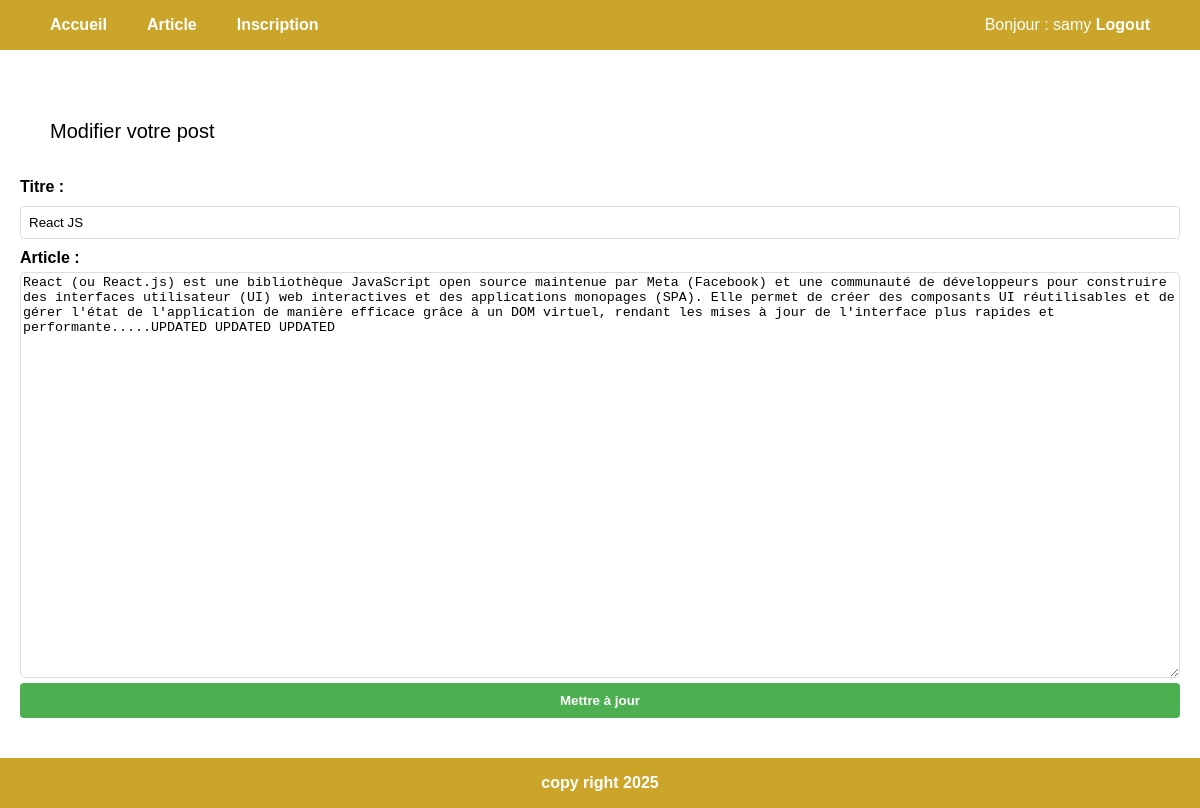
Page /post-edit.php?id=3 (signed in) on the committed database.
### tables this page shows
CREATE TABLE `forum` (
  `id_forum` int NOT NULL AUTO_INCREMENT,
  `titre` varchar(255) NOT NULL,
  `article` text NOT NULL,
  `date_creation` date NOT NULL,
  `utilisateur_id` int NOT NULL,
  PRIMARY KEY (`id_forum`),
  KEY `fk_Forum_utilisateur_idx` (`utilisateur_id`),
  CONSTRAINT `fk_Forum_Utilisateur` FOREIGN KEY (`utilisateur_id`) REFERENCES `utilisateur` (`id`)
);

### post-edit.php (the view, shortened to what this page needs)
<?php
require_once('db/connexion.php');
require_once('header.php');
$id_forum = (int) $_GET['id'];
$sql = "SELECT * FROM forum WHERE id_forum = $id_forum";
$result = mysqli_query($connexion, $sql);
if (!$post = mysqli_fetch_assoc($result)) {
  die("Post introuvable.");
}
?>
<h1>Modifier votre post</h1>
<div class="container__post">
  <form action="post-update.php" method="POST" class="form__post">
    <label for="titre">Titre :</label>
    <input type="text" id="titre" name="titre" value="<?= htmlspecialchars($post['titre']); ?>" required>
    <label for="article">Article :</label>
    <textarea id="article" name="article" rows="5" required><?= htmlspecialchars($post['article']); ?></textarea>
    <input type="submit" value="Mettre à jour" />
  </form>
</div>
<?php require_once('footer.php'); ?>

### css/style.css (style rules this page uses)
html, body { height: 100%; margin: 0; }
body { font-family: Arial, sans-serif; display: grid; grid-template-rows: auto 1fr auto; }
h1 { margin-top: 35px; margin-bottom: 35px; font-size: 20px; margin-inline: 50px; font-weight: 500; }
label { display: block; margin-bottom: 5px; font-weight: bold; }
input[type="text"], input[type="password"], input[type="date"] { width: 100%; padding: 8px; margin-bottom: 10px; border: 1px solid #ddd; border-radius: 4px; box-sizing: border-box; }
input[type="submit"] { background-color: #4caf50; color: white; padding: 10px 15px; border: none; border-radius: 4px; cursor: pointer; width: 100%; font-weight: 700; }
.form__post { display: flex; flex-direction: column; width: 100%; }
input, button { margin: 5px 0; padding: 10px; }
.form__post { background: white; }
.container__post { margin-inline: 20px; }
textarea { border: 1px solid #ddd; border-radius: 5px; min-height: 100%; min-height: 50vh; max-width: 100%; max-height: 100vh; }

### rows in the picture
forum: titre "React JS", article "React (ou React.js) est une bibliothèque JavaScript open source maintenue par Meta (Facebook) et une communauté de développeurs pour construire des interfaces utilisateur (UI) web interactives et des applications monopages (SPA). Elle permet de créer des composants UI réutilisables et de gérer l'état de l'application de manière efficace grâce à un DOM virtuel, rendant les mises à jour de l'interface plus rapides et performante.....UPDATED UPDATED UPDATED"

### other values in the picture
$_SESSION['nom'] "samy"
